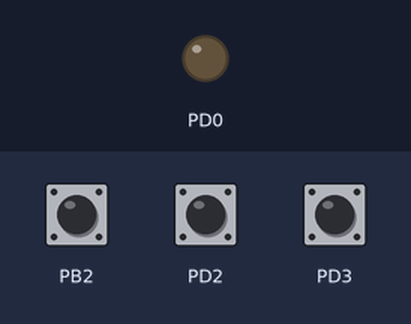
The program below on a simulated ATmega32, built with avr-gcc and emulated at 0.8 MHz. On the bench: output pins drawn as LEDs (lit = HIGH). The test bench sets the inputs (shaded band); at power-on: PD3 HIGH, PD2 HIGH, PB2 HIGH.

Above: at 1.2 s.
1.3 s: PD3 pulled LOW for 0.15 s
3.3 s: PD3 pulled LOW for 1 s
At 4.5 s:
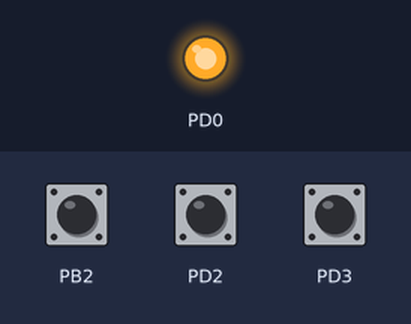
5.8 s: PD2 pulled LOW for 0.15 s
At 6.4 s:
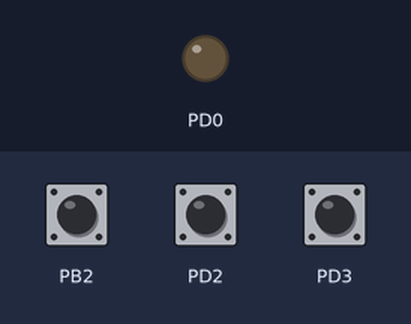
7.4 s: PD3 pulled LOW for 3.2 s
At 8.8 s:
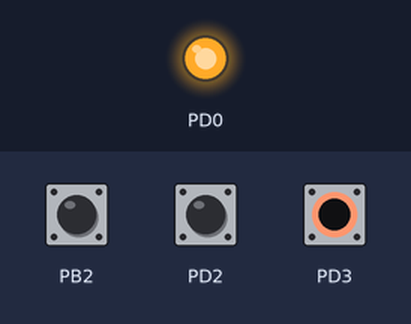
Timing chart, 0 to 10.4 s (numbered marks = the images above; inputs shaded):
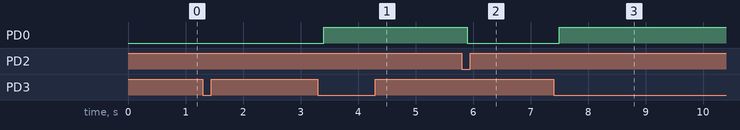

Measured:
- after the input at 3.3 s, PD0: LOW → HIGH after 0.10 s
- after the input at 5.8 s, PD0: HIGH → LOW after 0.10 s
- after the input at 7.4 s, PD0: LOW → HIGH after 0.10 s

The program:

main.c
```c
#include "STD_TYPES.h"
#include "BIT_MATH.h"

#include<util/delay.h>
#include<stdio.h>

#include"DIO_interface.h"
#include"EXTI_interface.h"
#include"DIO_register.h"

void __vector_1(void)			__attribute__((signal));
void __vector_2(void)			__attribute__((signal));

int main (void)
{
	EXTI_voidEnableGlobal();
	EXTI_voidInt0Init();
	EXTI_voidInt1Init();
	EXTI_voidInt2Init();

	DIO_voidSetPinDir('D',0,1);//set D0 as output
	//DIO_voidSetPinVal('D',0,0);//set to low

	DIO_voidSetPinDir('D',2,0);//set D2(INT0) as input
	DIO_voidSetPinVal('D',2,1);//enable D2 pullup resistor

	DIO_voidSetPinDir('D',3,0);//set D3(INT1) as input
	DIO_voidSetPinVal('D',3,1);//enable pullup resistor

	/*
	DIO_voidSetPinDir('B',2,0);//set B2(INT2) as input
	DIO_voidSetPinVal('B',2,1);//enable pullup resistor
	*/
while(1);
	return 0;
}

/*EXT_INT0 -> button on PD2*/
void __vector_1(void)
{
	_delay_ms(100);
	CLR_BIT(PORTD,0);
}
/*EXT_INT1 -> button on PD3*/
void __vector_2(void)
{
	_delay_ms(100);
	SET_BIT(PORTD,0);
}


/*EXT_INT2 -> button on PB2
void __vector_3(void)
{
	_delay_ms(100);
	TGL_BIT(PORTD,0);
}
*/
```

EXTI_interface.h
```c
/*Functions*/
void EXTI_voidInt0Init(void);
void EXTI_voidInt1Init(void);
void EXTI_voidInt2Init(void);
void EXTI_voidEnableGlobal(void);
```

EXTI_program.c
```c
#include"STD_TYPES.h"
#include "BIT_MATH.h"

#include "EXTI_interface.h"
#include "EXTI_register.h"

/*MASKS*/
#define EXTI_SREG_GIE 			0b10000000//global interrupt enable pin

#define EXTI_MCUCR_ISC0			0b00000011//Interrupt 0 Sense Control
#define EXTI_MCUCR_ISC0_LL		0b00000000//The low level of INT0 generates an interrupt request.
#define EXTI_MCUCR_ISC0_LCH		0b00000001//Any logical change on INT0 generates an interrupt request.
#define EXTI_MCUCR_ISC0_FE		0b00000010//The falling edge of INT0 generates an interrupt request.
#define EXTI_MCUCR_ISC0_RE		0b00000011//The rising edge of INT0 generates an interrupt request.

#define EXTI_MCUCR_ISC1			0b00001100//Interrupt sense control 1
#define EXTI_MCUCR_ISC1_LL		0b00000000//The low level of INT1 generates an interrupt request.
#define EXTI_MCUCR_ISC1_LCH		0b00000100//Any logical change on INT1 generates an interrupt request.
#define EXTI_MCUCR_ISC1_FE		0b00001000//The falling edge of INT1 generates an interrupt request.
#define EXTI_MCUCR_ISC1_RE		0b00001100//The rising edge of INT1 generates an interrupt request.

#define EXTI_MCUCSR_ISC2  		0b01000000//Interrupt Sense Control 2
#define EXTI_MCUCSR_ISC2_FE		0b00000000//Falling edge
#define EXTI_MCUCSR_ISC2_RE		0b01000000//Rising Edge

#define EXTI_GICR_INT0			0b01000000;//External Interrupt Request 0 Enable
#define EXTI_GICR_INT1			0b10000000;//External Interrupt Request 1 Enable
#define EXTI_GICR_INT2			0b00100000;//External Interrupt Request 2 Enable

#define EXTI_GIFR_INTF			0b11100000;//INT0,1,2 EXTIFLAG
#define EXTI_GIFR_INTF0			0b01000000;//INTF0
#define EXTI_GIFR_INTF1			0b10000000;//INTF1
#define EXTI_GIFR_INTF2			0b00100000;//INTF2


/*Functions*/
void EXTI_voidEnableGlobal(void)
{
	/*set Global Interrupt Enable bit*/
	EXTI_SREG |= EXTI_SREG_GIE;
}

void EXTI_voidInt0Init(void)
{
	/*PIF for INT0*/
	EXTI_GICR  |= EXTI_GICR_INT0;
	//SET_BIT(EXTI_GICR,);
	/*set sense control 0 on falling edge*/
	EXTI_MCUCR &=~EXTI_MCUCR_ISC0;
	EXTI_MCUCR |= EXTI_MCUCR_ISC0_FE;
}
void EXTI_voidInt1Init(void)
{
	/*PIF for INT1*/
	EXTI_GICR  |= EXTI_GICR_INT1;
	/*set sense control 1 on falling edge*/
	EXTI_MCUCR &=~EXTI_MCUCR_ISC1;
	EXTI_MCUCR |= EXTI_MCUCR_ISC1_FE;
}
void EXTI_voidInt2Init(void)
{
	/*PIF for INT2*/
	EXTI_GICR    |= EXTI_GICR_INT2;
	/*clear Interrupt sense control 2 -> falling edge means clearing the bit*/
	EXTI_MCUCSR  &=~EXTI_MCUCSR_ISC2;
}
```

BIT_MATH.h
```c
#define SET_BIT(VAR,BIT_NO)		((VAR)|=(1<<BIT_NO))
#define CLR_BIT(VAR,BIT_NO)		((VAR)&=~(1<<BIT_NO))
#define TGL_BIT(VAR,BIT_NO)		((VAR)^=(1<<BIT_NO))
#define GET_BIT(VAR,BIT_NO)		((VAR>>BIT_NO)&1)
```

DIO_interface.h
```c
void DIO_voidSetPinDir(u8 Port, u8 Pin, u8 Dir);	//Set DDRx
void DIO_voidSetPinVal(u8 Port, u8 Pin, u8 Val);	//Set PORTx
u8   DIO_voidGetPinVal(u8 Port, u8 Pin);			//Get PINx
```

DIO_program.c
```c
#include "STD_TYPES.h"
#include "BIT_MATH.h"
#include "DIO_interface.h"
#include "DIO_register.h"


void DIO_voidSetPinDir(u8 Port, u8 Pin, u8 Dir)
{
	switch (Port)
	{
		case 'A':
		{
			if (Dir==0)
			{
				CLR_BIT(DDRA,Pin);
			}
			else
			{
				SET_BIT(DDRA,Pin);
			}
			break;
		}
		case 'B':
		{
			if (Dir==0)
			{
				CLR_BIT(DDRB,Pin);
			}
			else
			{
				SET_BIT(DDRB,Pin);
			}
			break;
		}
		case 'C':
		{
			if (Dir==0)
			{
				CLR_BIT(DDRC,Pin);
			}
			else
			{
				SET_BIT(DDRC,Pin);
			}
			break;
		}
		case 'D':
		{
			if (Dir==0)
			{
				CLR_BIT(DDRD,Pin);
			}
			else
			{
				SET_BIT(DDRD,Pin);
			}
			break;
		}
	}
}


void DIO_voidSetPinVal(u8 Port, u8 Pin, u8 Val)
{
	switch (Port)
	{
		case 'A':
		{
			if (Val==0)
			{
				CLR_BIT(PORTA,Pin);
			}
			else
			{
				SET_BIT(PORTA,Pin);
			}
			break;
		}
		case 'B':
		{
			if (Val==0)
			{
				CLR_BIT(PORTB,Pin);
			}
			else
			{
				SET_BIT(PORTB,Pin);;
			}
			break;
		}

		case 'C':
		{
			if (Val==0)
			{
				CLR_BIT(PORTC,Pin);
			}
			else
			{
				SET_BIT(PORTC,Pin);
			}
			break;
		}
		case 'D':
		{
			if (Val==0)
			{
				CLR_BIT(PORTD,Pin);
			}
			else
			{
				SET_BIT(PORTD,Pin);
			}
			break;
		}
	}
}

u8 	 DIO_voidGetPinVal(u8 Port, u8 pin)
{
	u8 result;

	switch (Port)
	{
		case 'A':
		{
			result=GET_BIT(PINA, pin);
			break;
		}
		case 'B':
		{
			result=GET_BIT(PINB, pin);
			break;
		}

		case 'C':
		{
			result=GET_BIT(PINC, pin);
			break;
		}
		case 'D':
		{
			result=GET_BIT(PIND, pin);
			break;
		}
	}
	return result;
}
```

DIO_register.h
```c
#define PORTA *((volatile u8*)0x3B)
#define DDRA  *((volatile u8*)0x3A)
#define PINA  *((volatile u8*)0x39)

#define PORTB *((volatile u8*)0x38)
#define DDRB  *((volatile u8*)0x37)
#define PINB  *((volatile u8*)0x36)

#define PORTC *((volatile u8*)0x35)
#define DDRC  *((volatile u8*)0x34)
#define PINC  *((volatile u8*)0x33)

#define PORTD *((volatile u8*)0x32)
#define DDRD  *((volatile u8*)0x31)
#define PIND  *((volatile u8*)0x30)
```

EXTI_register.h
```c
#define EXTI_SREG	*((volatile u8*)0x5F)
#define EXTI_GICR	*((volatile u8*)0x5B)
#define EXTI_GIFR	*((volatile u8*)0x5A)
#define EXTI_MCUCR	*((volatile u8*)0x55)
#define EXTI_MCUCSR	*((volatile u8*)0x54)
```

STD_TYPES.h
```c
#define u8  unsigned char
#define u16 unsigned short int
#define u32 unsigned long int

#define s8  signed char
#define s16 signed short int
#define s32 signed long int

#define f32 float
#define f64 double
#define f96 long double
```
